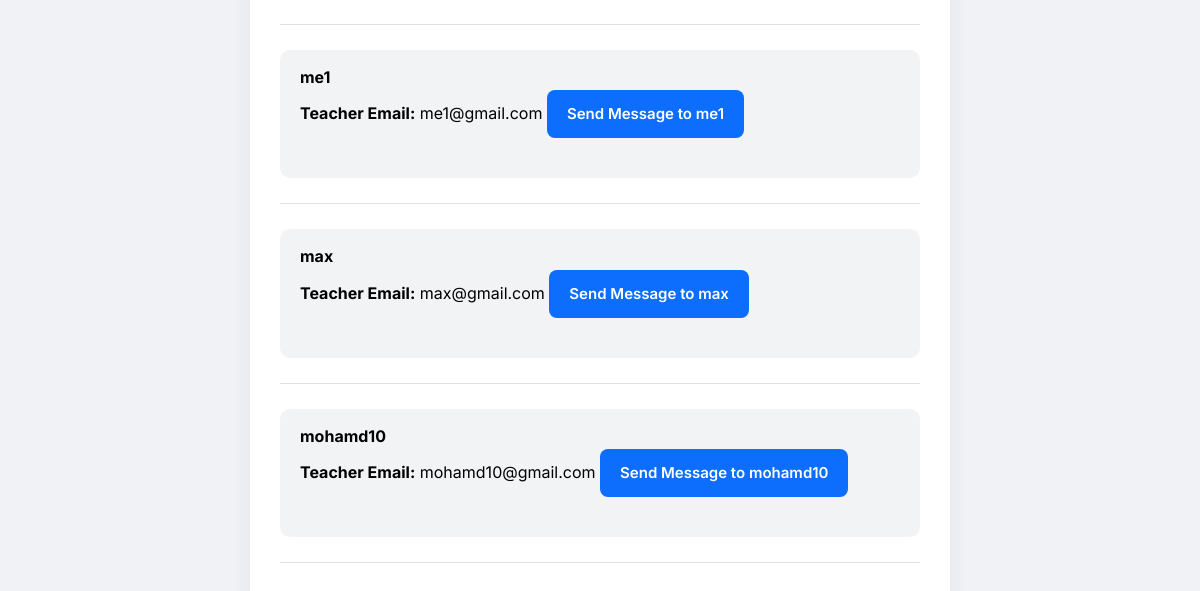
Page /student/messages/ (signed in, lower part) on the earlier database version.
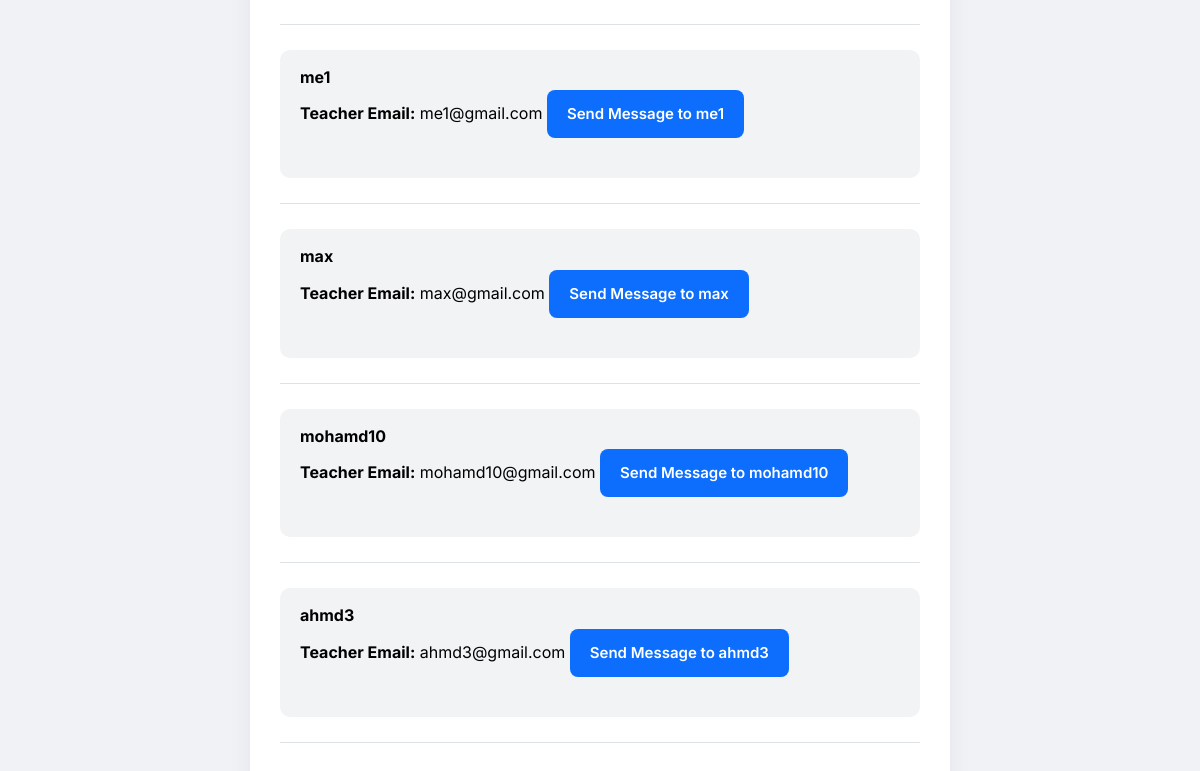
Same page on the later database version.
### users/models.py (models this page shows, shortened)
class Teacher(models.Model):
    user = models.OneToOneField(User, on_delete=models.CASCADE)
    expertise = models.CharField(max_length=100)

### users/views.py (the view)
# urls.py: path('student/messages/', views.student_messages, name='student_messages'),
@login_required
def student_messages(request):
    manager = User.objects.filter(is_superuser=True).first()
    student = request.user.student
    messages = EmailMessage.objects.filter(receiver=request.user)
    teachers = Teacher.objects.all()
    return render(request, 'users/student_messages.html', {
        'manager': manager,
        'messages': messages,
        'teachers': teachers  # pass the list of all teachers
    })

### users/templates/users/student_messages.html (shortened to what this page needs)
{% load static %}
<!DOCTYPE html>
<html lang="en">
<head>
</head>
<body>
  <div class="container">
    {% if teachers %}
      <div id="teachersList">
        {% for teacher in teachers %}
          <div class="teacher-card user-box">
           <div class="teacher-name" style="font-weight: bold;">
  {{ teacher.user.username }}
</div>
<strong>Teacher Email:</strong> {{ teacher.user.email }}
            <a class="mailto-link"
               href="mailto:{{ teacher.user.email }}?subject=Message from Student {{ user.username }}&body=My email is: {{ user.email }}">
              Send Message to {{ teacher.user.username }}
            </a>
          </div>
          <div class="divider"></div>
        {% endfor %}
      </div>
    {% else %}
      <p class="no-msg">No teachers available.</p>
    {% endif %}
  </div>
</body>
</html>

Differences in the rows shown:
added Teacher: user.username "ahmd3", user.email "ahmd3@gmail.com"
